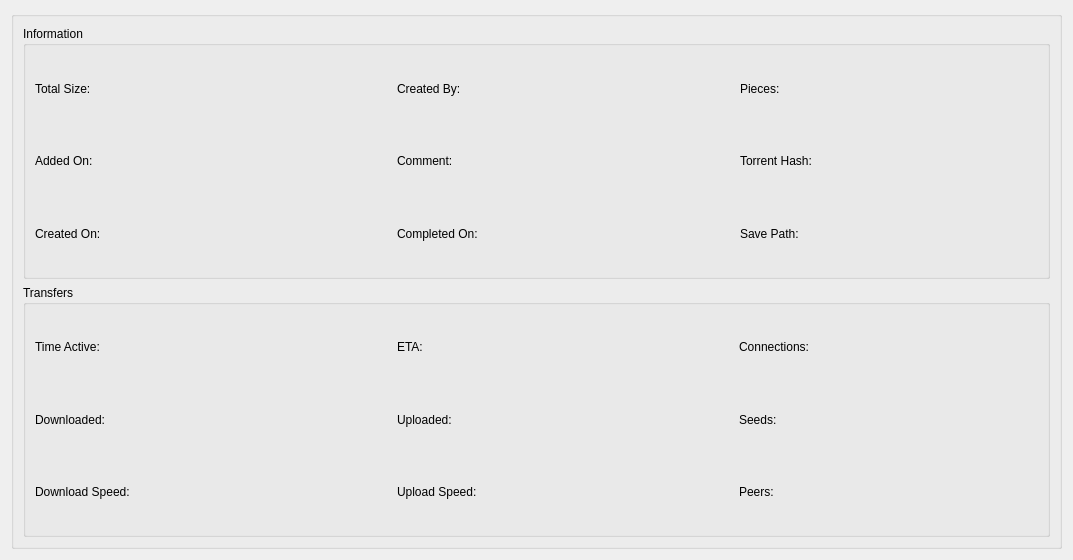
<?xml version="1.0" encoding="UTF-8"?>
<ui version="4.0">
 <class>generalInfo</class>
 <widget class="QWidget" name="generalInfo">
  <property name="geometry">
   <rect>
    <x>0</x>
    <y>0</y>
    <width>1073</width>
    <height>560</height>
   </rect>
  </property>
  <property name="windowTitle">
   <string>Form</string>
  </property>
  <layout class="QVBoxLayout" name="verticalLayout">
   <item>
    <widget class="QGroupBox" name="generalBox">
     <property name="sizePolicy">
      <sizepolicy hsizetype="Preferred" vsizetype="Preferred">
       <horstretch>0</horstretch>
       <verstretch>0</verstretch>
      </sizepolicy>
     </property>
     <property name="title">
      <string/>
     </property>
     <layout class="QVBoxLayout" name="verticalLayout_16">
      <item>
       <layout class="QVBoxLayout" name="verticalLayout_17">
        <item>
         <widget class="QGroupBox" name="infoGBox_2">
          <property name="title">
           <string>Information</string>
          </property>
          <layout class="QHBoxLayout" name="horizontalLayout_19">
           <item>
            <layout class="QHBoxLayout" name="horizontalLayout_20">
             <item>
              <layout class="QHBoxLayout" name="horizontalLayout_21">
               <item>
                <layout class="QHBoxLayout" name="horizontalLayout_22">
                 <item>
                  <layout class="QVBoxLayout" name="verticalLayout_24">
                   <item>
                    <widget class="QLabel" name="totalSize_label">
                     <property name="minimumSize">
                      <size>
                       <width>100</width>
                       <height>0</height>
                      </size>
                     </property>
                     <property name="text">
                      <string>Total Size:</string>
                     </property>
                    </widget>
                   </item>
                   <item>
                    <widget class="QLabel" name="addedOn_label">
                     <property name="minimumSize">
                      <size>
                       <width>100</width>
                       <height>0</height>
                      </size>
                     </property>
                     <property name="text">
                      <string>Added On:</string>
                     </property>
                    </widget>
                   </item>
                   <item>
                    <widget class="QLabel" name="createdOn_label">
                     <property name="minimumSize">
                      <size>
                       <width>100</width>
                       <height>0</height>
                      </size>
                     </property>
                     <property name="text">
                      <string>Created On:</string>
                     </property>
                    </widget>
                   </item>
                  </layout>
                 </item>
                 <item>
                  <layout class="QVBoxLayout" name="verticalLayout_25">
                   <item>
                    <widget class="QLabel" name="totalSize_val">
                     <property name="minimumSize">
                      <size>
                       <width>150</width>
                       <height>0</height>
                      </size>
                     </property>
                     <property name="text">
                      <string/>
                     </property>
                    </widget>
                   </item>
                   <item>
                    <widget class="QLabel" name="addedOn_val">
                     <property name="minimumSize">
                      <size>
                       <width>150</width>
                       <height>0</height>
                      </size>
                     </property>
                     <property name="text">
                      <string/>
                     </property>
                    </widget>
                   </item>
                   <item>
                    <widget class="QLabel" name="createdOn_val">
                     <property name="minimumSize">
                      <size>
                       <width>150</width>
                       <height>0</height>
                      </size>
                     </property>
                     <property name="text">
                      <string/>
                     </property>
                    </widget>
                   </item>
                  </layout>
                 </item>
                </layout>
               </item>
               <item>
                <spacer name="verticalSpacer_6">
                 <property name="orientation">
                  <enum>Qt::Vertical</enum>
                 </property>
                 <property name="sizeType">
                  <enum>QSizePolicy::MinimumExpanding</enum>
                 </property>
                 <property name="sizeHint" stdset="0">
                  <size>
                   <width>100</width>
                   <height>0</height>
                  </size>
                 </property>
                </spacer>
               </item>
               <item>
                <layout class="QHBoxLayout" name="horizontalLayout_23">
                 <item>
                  <layout class="QVBoxLayout" name="verticalLayout_26">
                   <item>
                    <widget class="QLabel" name="createdBy_label">
                     <property name="minimumSize">
                      <size>
                       <width>80</width>
                       <height>0</height>
                      </size>
                     </property>
                     <property name="text">
                      <string>Created By:</string>
                     </property>
                    </widget>
                   </item>
                   <item>
                    <widget class="QLabel" name="comment_label">
                     <property name="minimumSize">
                      <size>
                       <width>80</width>
                       <height>0</height>
                      </size>
                     </property>
                     <property name="text">
                      <string>Comment:</string>
                     </property>
                    </widget>
                   </item>
                   <item>
                    <widget class="QLabel" name="completedOn_label">
                     <property name="minimumSize">
                      <size>
                       <width>80</width>
                       <height>0</height>
                      </size>
                     </property>
                     <property name="text">
                      <string>Completed On:</string>
                     </property>
                    </widget>
                   </item>
                  </layout>
                 </item>
                 <item>
                  <layout class="QVBoxLayout" name="verticalLayout_27">
                   <item>
                    <widget class="QLabel" name="createdBy_val">
                     <property name="minimumSize">
                      <size>
                       <width>150</width>
                       <height>0</height>
                      </size>
                     </property>
                     <property name="text">
                      <string/>
                     </property>
                    </widget>
                   </item>
                   <item>
                    <widget class="QLabel" name="comment_val">
                     <property name="minimumSize">
                      <size>
                       <width>150</width>
                       <height>0</height>
                      </size>
                     </property>
                     <property name="text">
                      <string/>
                     </property>
                    </widget>
                   </item>
                   <item>
                    <widget class="QLabel" name="completedOn_val">
                     <property name="minimumSize">
                      <size>
                       <width>150</width>
                       <height>0</height>
                      </size>
                     </property>
                     <property name="text">
                      <string/>
                     </property>
                    </widget>
                   </item>
                  </layout>
                 </item>
                </layout>
               </item>
              </layout>
             </item>
             <item>
              <spacer name="verticalSpacer_7">
               <property name="orientation">
                <enum>Qt::Vertical</enum>
               </property>
               <property name="sizeType">
                <enum>QSizePolicy::MinimumExpanding</enum>
               </property>
               <property name="sizeHint" stdset="0">
                <size>
                 <width>100</width>
                 <height>0</height>
                </size>
               </property>
              </spacer>
             </item>
             <item>
              <layout class="QHBoxLayout" name="horizontalLayout_24">
               <item>
                <layout class="QVBoxLayout" name="verticalLayout_28">
                 <item>
                  <widget class="QLabel" name="torrentHash_label">
                   <property name="minimumSize">
                    <size>
                     <width>100</width>
                     <height>0</height>
                    </size>
                   </property>
                   <property name="text">
                    <string>Pieces:</string>
                   </property>
                  </widget>
                 </item>
                 <item>
                  <widget class="QLabel" name="pieces_label">
                   <property name="minimumSize">
                    <size>
                     <width>100</width>
                     <height>0</height>
                    </size>
                   </property>
                   <property name="text">
                    <string>Torrent Hash:</string>
                   </property>
                  </widget>
                 </item>
                 <item>
                  <widget class="QLabel" name="savePath_label">
                   <property name="minimumSize">
                    <size>
                     <width>100</width>
                     <height>0</height>
                    </size>
                   </property>
                   <property name="text">
                    <string>Save Path:</string>
                   </property>
                  </widget>
                 </item>
                </layout>
               </item>
               <item>
                <layout class="QVBoxLayout" name="verticalLayout_29">
                 <item>
                  <widget class="QLabel" name="pieces_val">
                   <property name="minimumSize">
                    <size>
                     <width>150</width>
                     <height>0</height>
                    </size>
                   </property>
                   <property name="text">
                    <string/>
                   </property>
                  </widget>
                 </item>
                 <item>
                  <widget class="QLabel" name="torrentHash_val">
                   <property name="minimumSize">
                    <size>
                     <width>150</width>
                     <height>0</height>
                    </size>
                   </property>
                   <property name="text">
                    <string/>
                   </property>
                  </widget>
                 </item>
                 <item>
                  <widget class="QLabel" name="savePath_val">
                   <property name="minimumSize">
                    <size>
                     <width>150</width>
                     <height>0</height>
                    </size>
                   </property>
                   <property name="text">
                    <string/>
                   </property>
                  </widget>
                 </item>
                </layout>
               </item>
              </layout>
             </item>
            </layout>
           </item>
          </layout>
         </widget>
        </item>
       </layout>
      </item>
      <item>
       <widget class="QGroupBox" name="transfersGBox_2">
        <property name="title">
         <string>Transfers</string>
        </property>
        <layout class="QHBoxLayout" name="horizontalLayout_13">
         <item>
          <layout class="QHBoxLayout" name="horizontalLayout_14">
           <item>
            <layout class="QHBoxLayout" name="horizontalLayout_15">
             <item>
              <layout class="QHBoxLayout" name="horizontalLayout_16">
               <item>
                <layout class="QVBoxLayout" name="verticalLayout_18">
                 <item>
                  <widget class="QLabel" name="timeActive_label">
                   <property name="minimumSize">
                    <size>
                     <width>100</width>
                     <height>0</height>
                    </size>
                   </property>
                   <property name="text">
                    <string>Time Active:</string>
                   </property>
                  </widget>
                 </item>
                 <item>
                  <widget class="QLabel" name="downloaded_label">
                   <property name="minimumSize">
                    <size>
                     <width>100</width>
                     <height>0</height>
                    </size>
                   </property>
                   <property name="text">
                    <string>Downloaded:</string>
                   </property>
                  </widget>
                 </item>
                 <item>
                  <widget class="QLabel" name="dlSpeed_label">
                   <property name="minimumSize">
                    <size>
                     <width>100</width>
                     <height>0</height>
                    </size>
                   </property>
                   <property name="text">
                    <string>Download Speed:</string>
                   </property>
                  </widget>
                 </item>
                </layout>
               </item>
               <item>
                <layout class="QVBoxLayout" name="verticalLayout_19">
                 <item>
                  <widget class="QLabel" name="timeActive_val">
                   <property name="minimumSize">
                    <size>
                     <width>150</width>
                     <height>0</height>
                    </size>
                   </property>
                   <property name="text">
                    <string/>
                   </property>
                  </widget>
                 </item>
                 <item>
                  <widget class="QLabel" name="downloaded_val">
                   <property name="minimumSize">
                    <size>
                     <width>150</width>
                     <height>0</height>
                    </size>
                   </property>
                   <property name="text">
                    <string/>
                   </property>
                  </widget>
                 </item>
                 <item>
                  <widget class="QLabel" name="dlSpeed_val">
                   <property name="minimumSize">
                    <size>
                     <width>150</width>
                     <height>0</height>
                    </size>
                   </property>
                   <property name="text">
                    <string/>
                   </property>
                  </widget>
                 </item>
                </layout>
               </item>
              </layout>
             </item>
             <item>
              <spacer name="verticalSpacer1_2">
               <property name="orientation">
                <enum>Qt::Vertical</enum>
               </property>
               <property name="sizeType">
                <enum>QSizePolicy::MinimumExpanding</enum>
               </property>
               <property name="sizeHint" stdset="0">
                <size>
                 <width>100</width>
                 <height>0</height>
                </size>
               </property>
              </spacer>
             </item>
             <item>
              <layout class="QHBoxLayout" name="horizontalLayout_17">
               <item>
                <layout class="QVBoxLayout" name="verticalLayout_20">
                 <item>
                  <widget class="QLabel" name="ETA_label">
                   <property name="minimumSize">
                    <size>
                     <width>80</width>
                     <height>0</height>
                    </size>
                   </property>
                   <property name="text">
                    <string>ETA:</string>
                   </property>
                  </widget>
                 </item>
                 <item>
                  <widget class="QLabel" name="uploaded_label">
                   <property name="minimumSize">
                    <size>
                     <width>80</width>
                     <height>0</height>
                    </size>
                   </property>
                   <property name="text">
                    <string>Uploaded:</string>
                   </property>
                  </widget>
                 </item>
                 <item>
                  <widget class="QLabel" name="uSpeed_label">
                   <property name="minimumSize">
                    <size>
                     <width>80</width>
                     <height>0</height>
                    </size>
                   </property>
                   <property name="text">
                    <string>Upload Speed:</string>
                   </property>
                  </widget>
                 </item>
                </layout>
               </item>
               <item>
                <layout class="QVBoxLayout" name="verticalLayout_21">
                 <item>
                  <widget class="QLabel" name="ETA_val">
                   <property name="minimumSize">
                    <size>
                     <width>150</width>
                     <height>0</height>
                    </size>
                   </property>
                   <property name="text">
                    <string/>
                   </property>
                  </widget>
                 </item>
                 <item>
                  <widget class="QLabel" name="uploaded_val">
                   <property name="minimumSize">
                    <size>
                     <width>150</width>
                     <height>0</height>
                    </size>
                   </property>
                   <property name="text">
                    <string/>
                   </property>
                  </widget>
                 </item>
                 <item>
                  <widget class="QLabel" name="uSpeed_val">
                   <property name="minimumSize">
                    <size>
                     <width>150</width>
                     <height>0</height>
                    </size>
                   </property>
                   <property name="text">
                    <string/>
                   </property>
                  </widget>
                 </item>
                </layout>
               </item>
              </layout>
             </item>
            </layout>
           </item>
           <item>
            <spacer name="verticalSpacer_5">
             <property name="orientation">
              <enum>Qt::Vertical</enum>
             </property>
             <property name="sizeType">
              <enum>QSizePolicy::MinimumExpanding</enum>
             </property>
             <property name="sizeHint" stdset="0">
              <size>
               <width>100</width>
               <height>0</height>
              </size>
             </property>
            </spacer>
           </item>
           <item>
            <layout class="QHBoxLayout" name="horizontalLayout_18">
             <item>
              <layout class="QVBoxLayout" name="verticalLayout_22">
               <item>
                <widget class="QLabel" name="connections_label">
                 <property name="minimumSize">
                  <size>
                   <width>100</width>
                   <height>0</height>
                  </size>
                 </property>
                 <property name="text">
                  <string>Connections:</string>
                 </property>
                </widget>
               </item>
               <item>
                <widget class="QLabel" name="seeds_label">
                 <property name="minimumSize">
                  <size>
                   <width>100</width>
                   <height>0</height>
                  </size>
                 </property>
                 <property name="text">
                  <string>Seeds:</string>
                 </property>
                </widget>
               </item>
               <item>
                <widget class="QLabel" name="peers_label">
                 <property name="minimumSize">
                  <size>
                   <width>100</width>
                   <height>0</height>
                  </size>
                 </property>
                 <property name="text">
                  <string>Peers:</string>
                 </property>
                </widget>
               </item>
              </layout>
             </item>
             <item>
              <layout class="QVBoxLayout" name="verticalLayout_23">
               <item>
                <widget class="QLabel" name="connections_val">
                 <property name="minimumSize">
                  <size>
                   <width>150</width>
                   <height>0</height>
                  </size>
                 </property>
                 <property name="text">
                  <string/>
                 </property>
                </widget>
               </item>
               <item>
                <widget class="QLabel" name="seeds_val">
                 <property name="minimumSize">
                  <size>
                   <width>150</width>
                   <height>0</height>
                  </size>
                 </property>
                 <property name="text">
                  <string/>
                 </property>
                </widget>
               </item>
               <item>
                <widget class="QLabel" name="peers_val">
                 <property name="minimumSize">
                  <size>
                   <width>150</width>
                   <height>0</height>
                  </size>
                 </property>
                 <property name="text">
                  <string/>
                 </property>
                </widget>
               </item>
              </layout>
             </item>
            </layout>
           </item>
          </layout>
         </item>
        </layout>
       </widget>
      </item>
     </layout>
    </widget>
   </item>
  </layout>
 </widget>
 <resources/>
 <connections/>
</ui>
